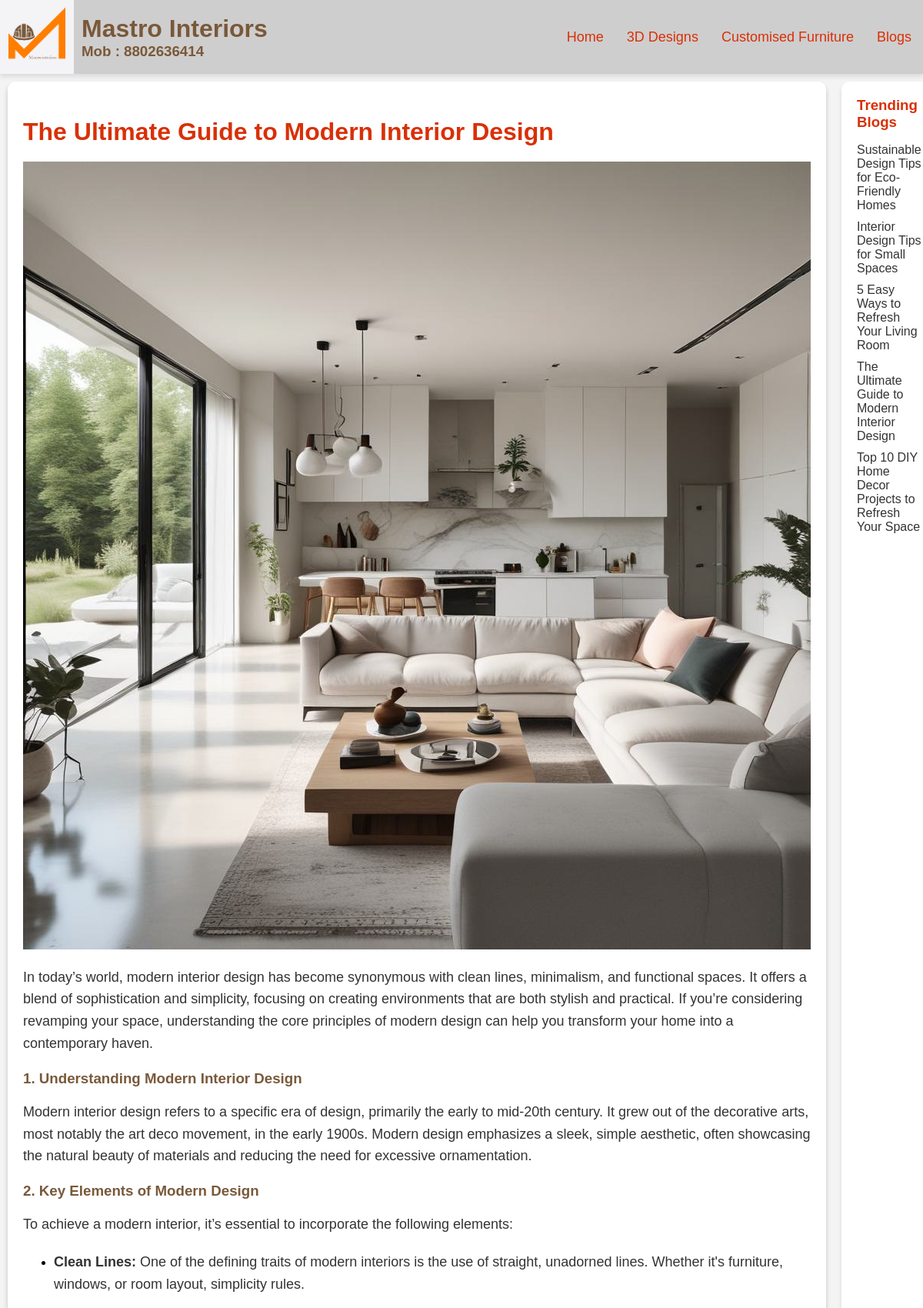
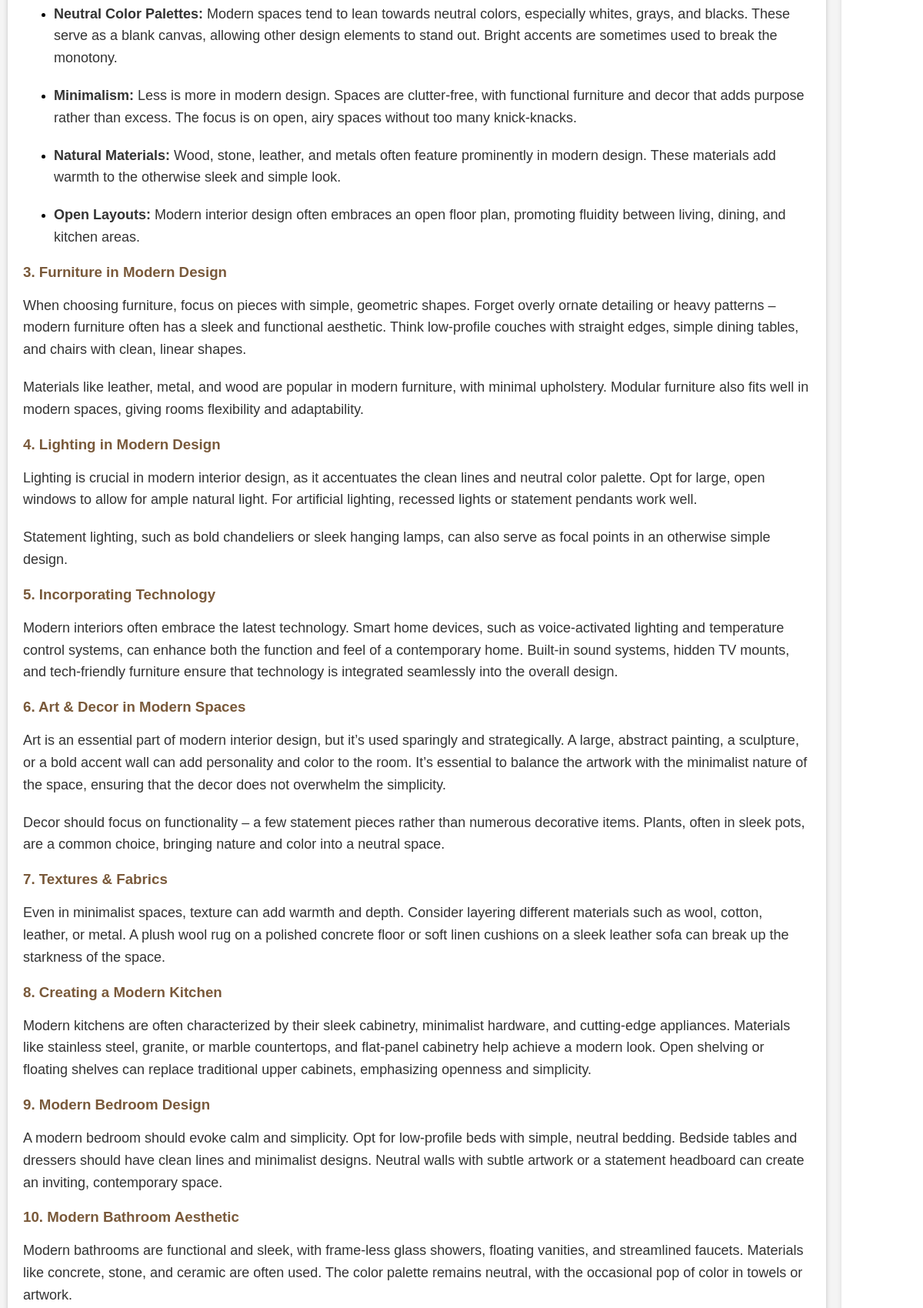
The page /blog/6/ (upper part) on the database its author committed (2 pictures, top to bottom).
### mastero_interiors/models.py (models this page shows)
class BlogPost(models.Model):
    title = models.CharField(max_length=200)
    content = models.TextField()  # This will store HTML content
    image = models.ImageField(upload_to='blog_images/', null=True, blank=True)  # New field for the uploaded image
    created_at = models.DateTimeField(auto_now_add=True)
    updated_at = models.DateTimeField(auto_now=True)
    views = models.IntegerField(default=0)
    active = models.BooleanField(default=False)
    def __str__(self):
        return self.title

### mastero_interiors/views.py (the view)
# urls.py: path('blog', mastero_views.blog_page, name='blog_page'),
def blog_page(request, pk=None):
    if pk is not None:
        post = get_object_or_404(BlogPost, pk=pk,active=True)
    else:
        post = BlogPost.objects.filter(active=True).latest('created_at')
    post.views += 1
    post.save()
    previous_post = BlogPost.objects.filter(created_at__lt=post.created_at,active=True).order_by('-created_at').first()
    next_post = BlogPost.objects.filter(created_at__gt=post.created_at,active=True).order_by('created_at').first()
    popular_posts = BlogPost.objects.filter(active=True).order_by('-views')[:5]
    print("post ", post)
    context = {
        'post': post,
        'popular_posts': popular_posts,
        'previous_post': previous_post,
        'next_post': next_post,
    }
    return render(request, 'mastero_interiors/blog_list.html', context)

### templates/mastero_interiors/blog_list.html (shortened to what this page needs)
{% load static %}
<!DOCTYPE html>
<html lang="en">
<head>
    {% load static %}
    <link rel="stylesheet" href="{% static 'mastero_interiors/css/styles.css' %}">
</head>
<body>
    {% include 'mastero_interiors/header.html' %}
        <main class="blog-page">
            <section class="blog-content">
                <article class="blog-post">
                    <h2>{{ post.title }}</h2>
                    {% if post.image %}
                        <img src="{{ post.image.url }}" alt="{{ post.title }}">
                    {% else %}
                        <img src="{% static 'mastero_interiors/images/sd.jpg' %}" alt="Blog Post Image" class="blog-image">
                    {% endif %}
                    {{ post.content|safe }}
                </article>
            </section>
            <aside class="sidebar">
                <h3>Trending Blogs</h3>
                <ul>
                    {% for pop in popular_posts %}
                        <li><a href="{% url 'blog_page' pop.pk %}">{{pop.title}}</a></li>
                    {% endfor %}
                </ul>
            </aside>
        </main>
</body>
</html>

### static/mastero_interiors/css/styles.css (style rules this page uses)
body, html { margin: 0; padding: 0; overflow-x: hidden; font-family: Arial, sans-serif; background-color: #f4f4f4; }
*, *::before, *::after { box-sizing: border-box; }
.branding h1,h3 { font-weight: bold; color: #79593a; margin: 0; }
.blog-content { background-color: #f9f9f9; border-radius: 10px; box-shadow: 0 4px 6px rgba(0, 0, 0, 0.1); }
.blog-content h2 { color: #d93007; font-size: 32px; margin-bottom: 20px; }
.blog-content p { font-size: 18px; line-height: 1.6; color: #333; margin-bottom: 20px; }
.blog-page { display: flex; margin-left: 10px; justify-content: space-between; }
.blog-content { flex: 3; margin-right: 20px; }
.blog-post { background-color: white; padding: 20px; border-radius: 10px; box-shadow: 0 4px 6px rgba(0, 0, 0, 0.1); }
.sidebar { flex: 1; background-color: white; padding: 20px; border-radius: 10px; box-shadow: 0 4px 6px rgba(0, 0, 0, 0.1); }
.sidebar h3 { margin-top: 0; color: #d93007; }
.sidebar ul { list-style-type: none; padding: 0; }
.sidebar ul li { margin-bottom: 10px; }
.sidebar ul li a { color: #333; text-decoration: none; font-size: 16px; }

### templates/mastero_interiors/blog_list.html (style rules this page uses)
main { margin-top: 106px; }

### rows shown on the page
BlogPost: title "The Ultimate Guide to Modern Interior Design", image (picture), content "In today’s world, modern interior design has become synonymous with clean lines, minimalism, and functional spaces. It offers a blend of sophistication and simplicity, focusing on creating environments that are both stylish and practical. If you’re considering revamping your space, understanding the core principles of modern design can help you transform your home into a contemporary haven. 1. Understanding Modern Interior Design Modern interior design refers to a specific era of design, primarily the early to mid-20th century. It grew out of the decorative arts, most notably the art deco movement, in the early 1900s. Modern design emphasizes a sleek, simple aesthetic, often showcasing the…"
BlogPost: title "Sustainable Design Tips for Eco-Friendly Homes"
BlogPost: title "Interior Design Tips for Small Spaces"
BlogPost: title "5 Easy Ways to Refresh Your Living Room"
BlogPost: title "Top 10 DIY Home Decor Projects to Refresh Your Space"
